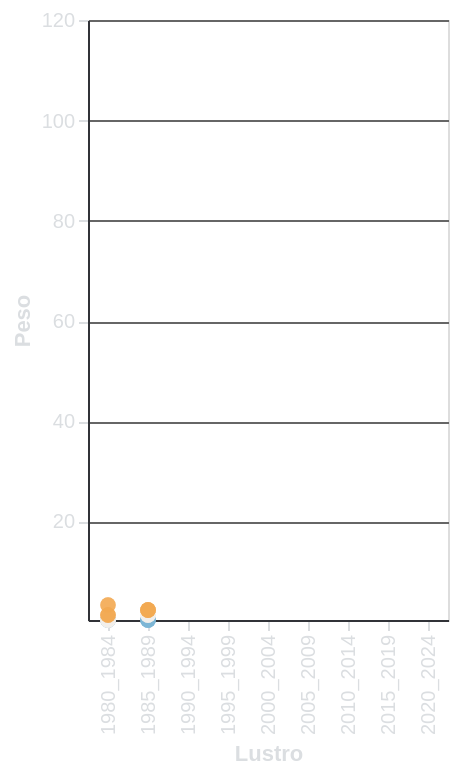

This figure's Vega-Lite source:
### Vega-Lite specification from a JSON file in a GitHub repository (floating-point values rounded to 4 significant figures; data arrays with more than 128 entries replaced by an {"elided": "..."} marker saying what was removed)
{"$schema": "https://vega.github.io/schema/vega-lite/v5.17.0.json", "config": {"axis": {"domainColor": "#313338", "gridColor": "#666666", "labelColor": "#DBDEE1", "tickColor": "#DBDEE1", "titleColor": "#DBDEE1"}, "background": "transparent", "legend": {"labelColor": "#DBDEE1", "titleColor": "#DBDEE1"}, "title": {"color": "#DBDEE1", "fontSize": 16}}, "data": {"name": "data-9ced04214a1232e3fa9829499f02152e"}, "datasets": {"data-9ced04214a1232e3fa9829499f02152e": {"elided": "4116 records"}}, "encoding": {"color": {"field": "Topic", "legend": null, "scale": {"scheme": "blueorange"}, "type": "nominal"}, "text": {"field": "Word", "type": "nominal"}, "tooltip": [{"field": "Word", "type": "nominal"}, {"field": "Weight", "type": "quantitative"}], "x": {"field": "Lustrum", "scale": {"domain": ["1980_1984", "1985_1989", "1990_1994", "1995_1999", "2000_2004", "2005_2009", "2010_2014", "2015_2019", "2020_2024"]}, "title": "Lustro", "type": "nominal"}, "y": {"field": "Weight", "scale": {"domain": [0.3335, 120.1]}, "title": "Peso", "type": "quantitative"}}, "height": 300, "mark": {"size": 60, "type": "circle"}, "params": [{"bind": {"input": "range", "max": 45.0, "min": 1.0, "name": "Classe di Nizza", "step": 1}, "name": "param_7", "select": {"fields": ["Nice_class"], "type": "point"}, "value": [{"Nice_class": 1}]}], "transform": [{"filter": {"param": "param_7"}}], "width": "container"}
